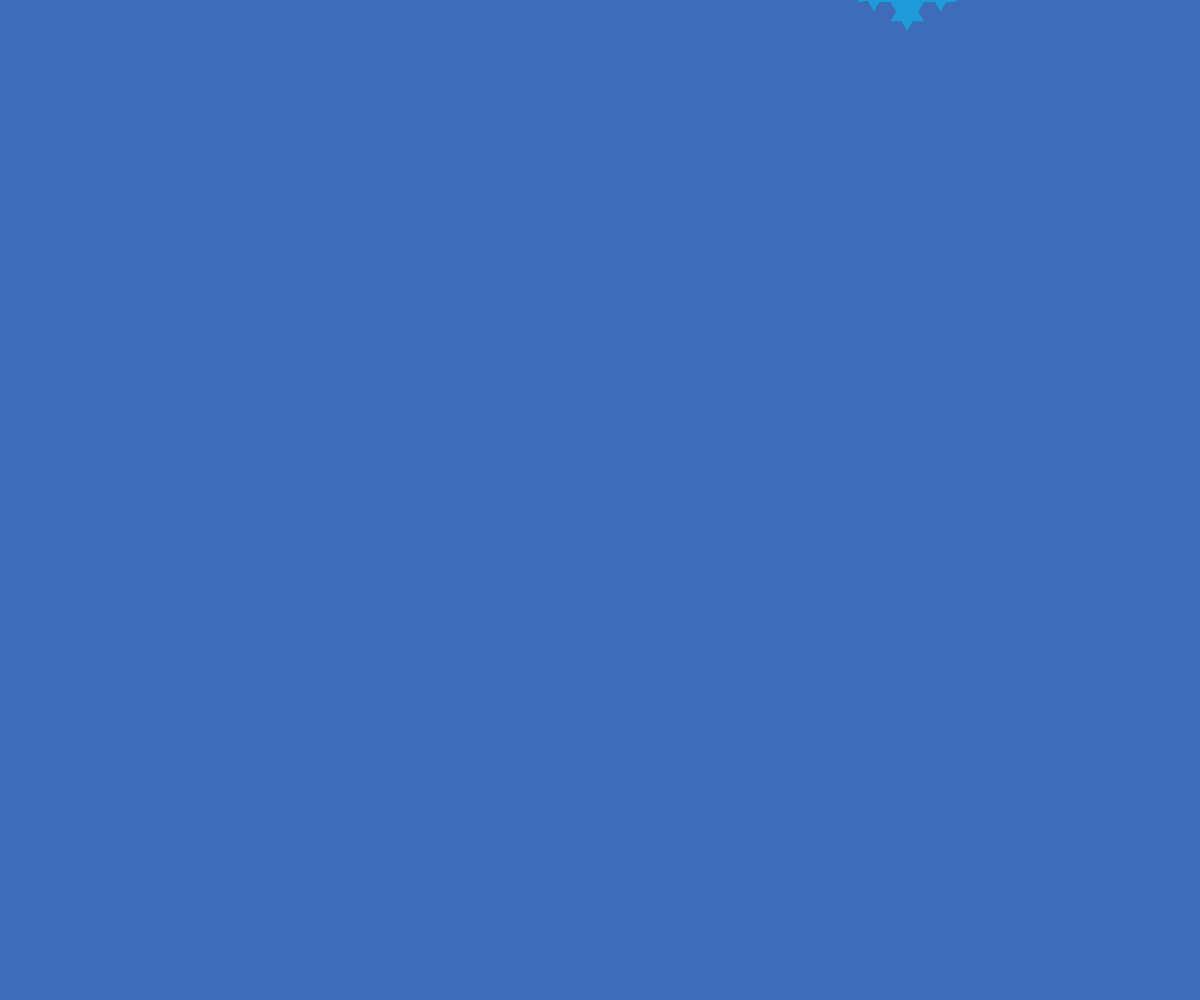
Frame 1 (no input)
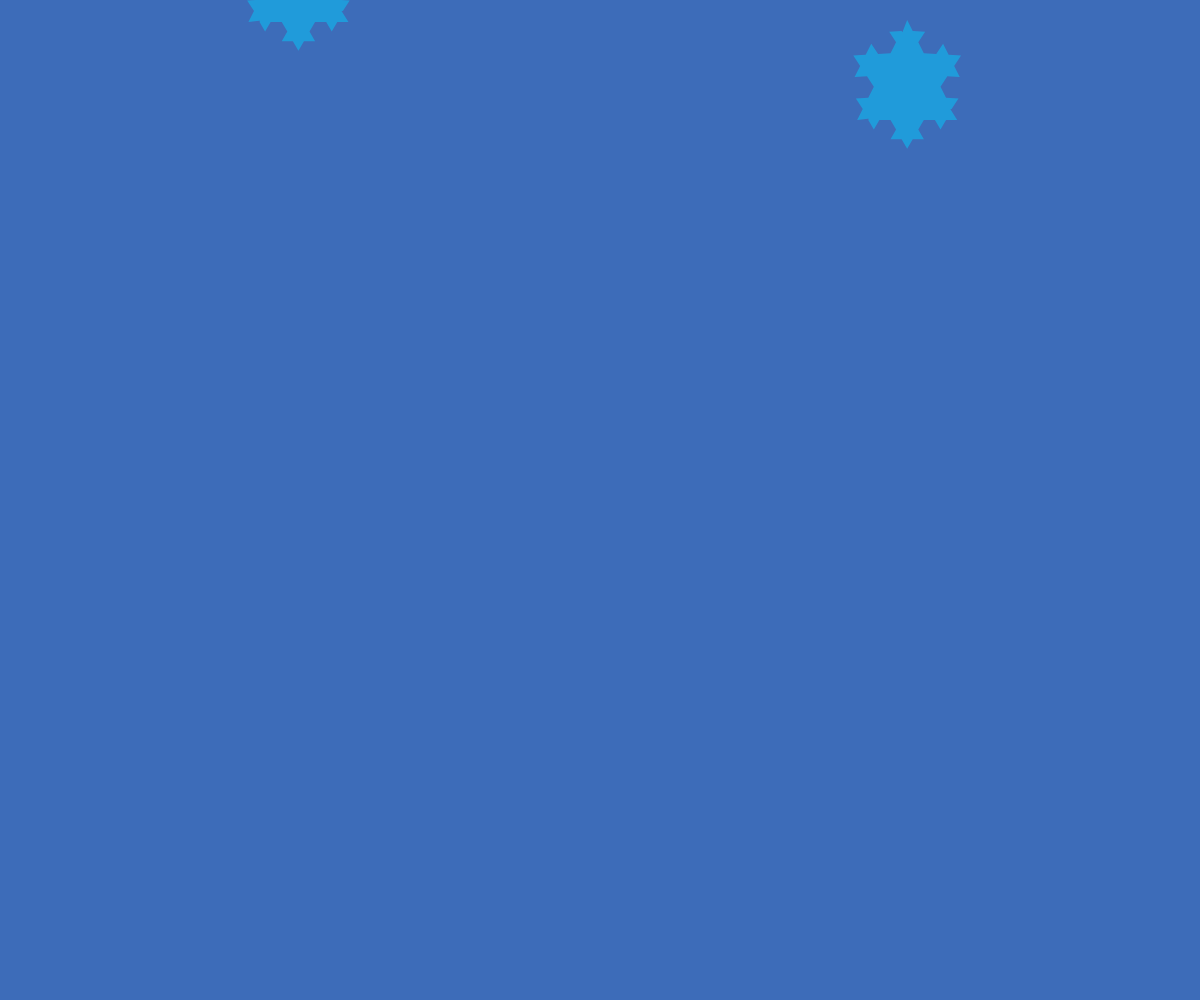
Frame 60 (no input)
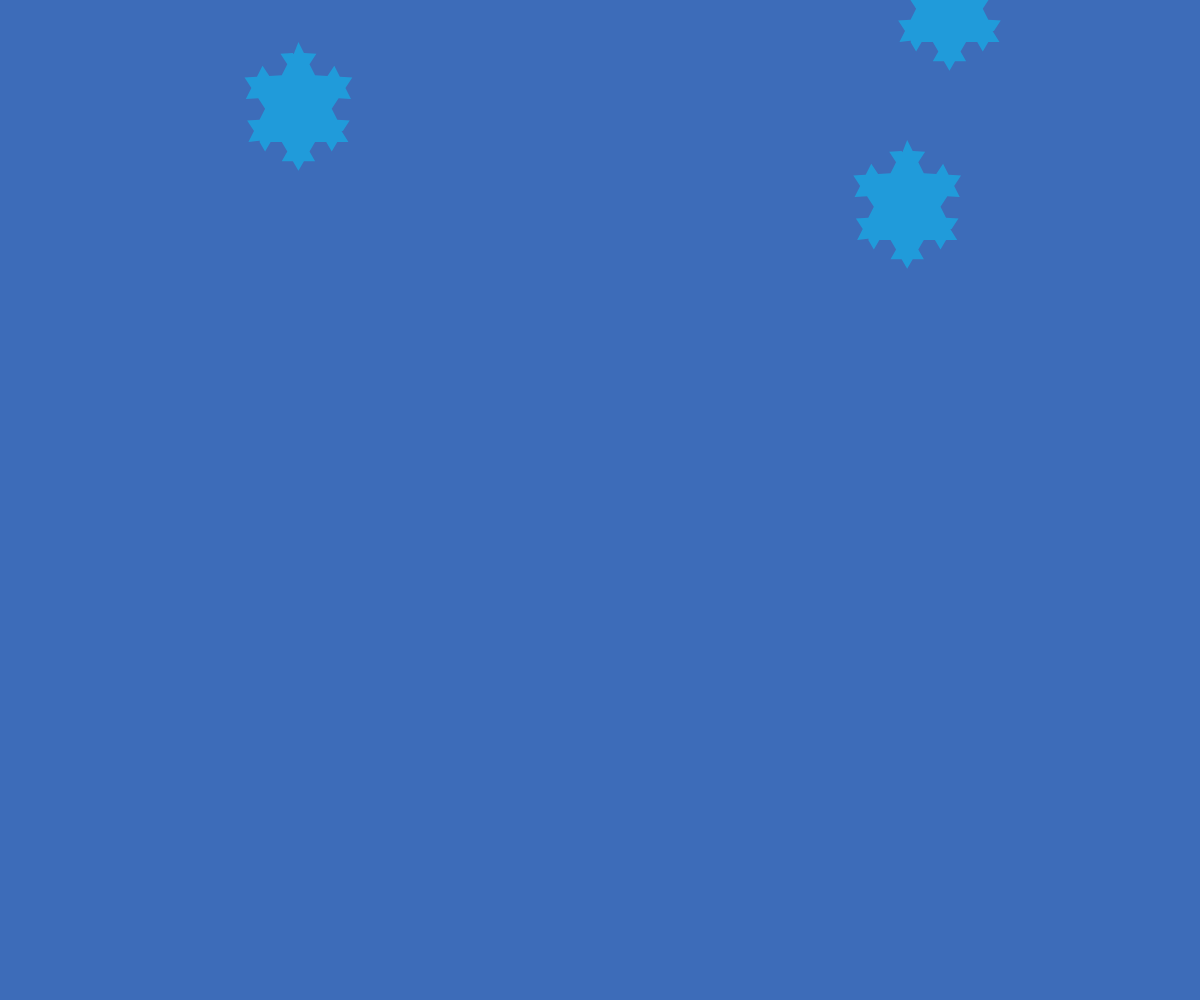
Frame 120 (the mouse pressed at the canvas centre since frame 60)

The p5.js sketch that drew these frames (run headless with seeded random() and noise() and a simulated clock; from frame 60 on, the mouse is pressed at the canvas centre):

// p5.js sketch
// ── sketch.js
Kochs = [];
/*
let it snow,faci pattern cu ei, si dupa poate ii faci sa pice si sa ii generezi random,why not?
*/
let zoom = 1,
    zoomPass = 0.01;
let scl = 150;
let cols, k = -1;

function setup() {
    createCanvas(windowWidth, windowHeight);

    let colora=color('#00d1ff');
    colora.setAlpha(120);
        fill(colora);
    noStroke();
    cols = width / scl;
    for (let i = 0; i < 1000; i++) Kochs[i] = [];
        createSnowFlake(random(width), -100, ++k);
}

function draw() {
       background('#3d6cb9');
    if (frameCount %50 == 0) createSnowFlake(random(width), -100, ++k);
    for (let i = 0; i < Kochs.length; i++) {
        push();
        if(Kochs[i][0]!= undefined){
        Kochs[i][0].update();
        translate(0,Kochs[i][0].pos); 
        }
        beginShape();
        for (let j = 0; j < Kochs[i].length; j++) {

            vertex(Kochs[i][j].start.x, Kochs[i][j].start.y);
        }
        endShape();
        pop();
        if(Kochs[i][0]!= undefined)if(Kochs[i][0].pos>height+100)Kochs.splice(i,1);
    }

}

function createSnowFlake(x, y, i) {

    let a = createVector(scl / 3 + x, 0+y);
    let b = createVector(0 + x, scl / 1.5+y);
    let c = createVector(scl / 1.5 + x, scl / 1.5+y);
    Kochs[i].push(new Line(b, a));
    Kochs[i].push(new Line(c, b));
    Kochs[i].push(new Line(a, c));
        
    for (let q = 0; q < 2;q++) generate(i);
}

function generate(i) {
    let next = [];
    for (let q = 0; q < Kochs.length; q++) next[q] = [];
        for (let j = 0; j < Kochs[i].length; j++) {
            let l = Kochs[i][j];
            let a = l.kochA();
            let b = l.kochB();
            let c = l.kochC();
            let d = l.kochD();
            let e = l.kochE();
            next[i].push(new Line(a, b));
            next[i].push(new Line(b, c));
            next[i].push(new Line(c, d));
            next[i].push(new Line(d, e));
        }
        next[i][0].vel=2;
    Kochs[i] = next[i];


}
class Line {
    constructor(start, end) {
        this.start = start;
        this.end = end;
        this.pos=0;
        this.vel=0;
    }
    update(){
        this.pos+=this.vel;
    }
    show() {
        line(this.start.x, this.start.y, this.end.x, this.end.y);
    }
    kochA() {
        return this.start.copy();
    }
    kochB() {
        let v = new p5.Vector.sub(this.end, this.start);
        v.div(3);
        v.add(this.start);
        return v;
    }
    kochC() {
        let a = this.start.copy();
        let v = p5.Vector.sub(this.end, this.start);

        v.div(3);
        a.add(v);
        v.rotate(-radians(60));
        a.add(v);
        return a;
    }
    kochD() {
        let v = new p5.Vector.sub(this.end, this.start);
        v.mult(2);
        v.div(3);
        v.add(this.start);
        return v;
    }
    kochE() {
        return this.end.copy();
    }
}
